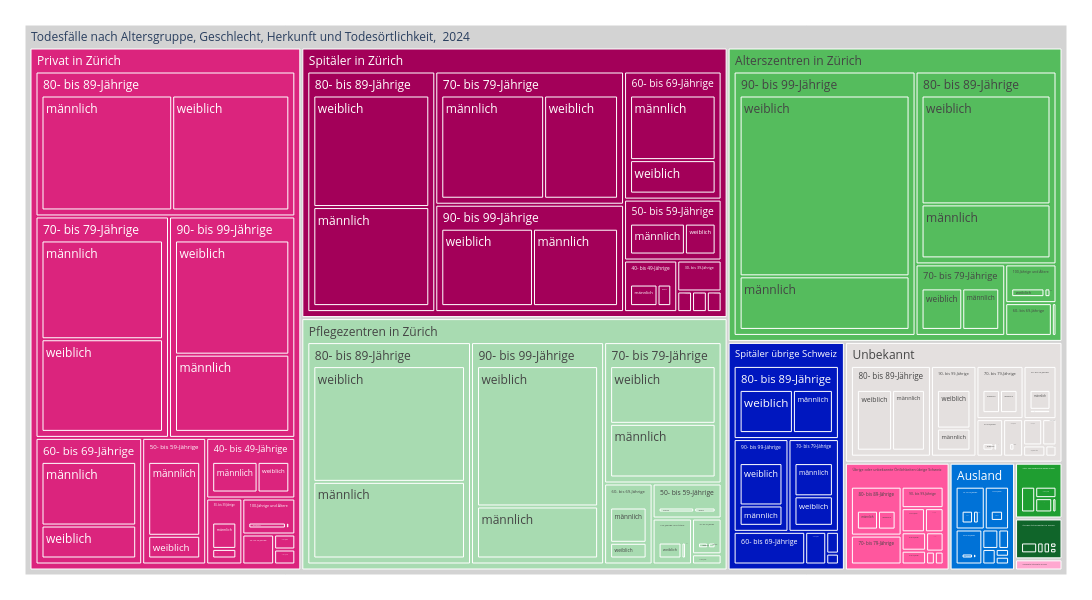

This figure's notebook cell:
### Code cell
treeMap5 = mypy_dv.plot_px_treemap(
    data=data2betested.loc[data_max_date].reset_index().query("AnzSterWir>0")
    ,levels=['TodOertlichkeitLevel3Lang','AlterV10Lang','SexLang', ]
    ,values="AnzSterWir"
    ,color="TodOertlichkeitLevel3Lang"
    #, color_continuous_scale='Blues'
    ,color_discrete_map=farben_dict_zc
    ,height=600
    ,width=1100               
    #,margin_val_bottom=25
    ,myHeaderTitle="Todesfälle nach Altersgruppe, Geschlecht, Herkunft und Todesörtlichkeit,  "+data_max_date
)
treeMap5

### Figure 1 — Plotly figure (JSON) as saved in the notebook; plotly's stock layout.template omitted (floating-point values rounded to 4 significant figures; data arrays with more than 128 entries replaced by an {"elided": "..."} marker saying what was removed)
{"data": [{"branchvalues": "total", "customdata": {"elided": "234x1 str values"}, "domain": {"x": [0, 1], "y": [0, 1]}, "hovertemplate": "%{label}<br><br>Anzahl:<br>%{value}<extra></extra>", "ids": {"elided": "234 str values"}, "labels": {"elided": "234 str values"}, "marker": {"colors": {"elided": "234 str values"}}, "name": "", "parents": {"elided": "234 str values"}, "root": {"color": "grey"}, "type": "treemap", "values": {"elided": "234 int values"}}], "layout": {"height": 600, "legend": {"tracegroupgap": 0}, "margin": {"b": 25, "l": 25, "r": 25, "t": 25}, "width": 1100}}
